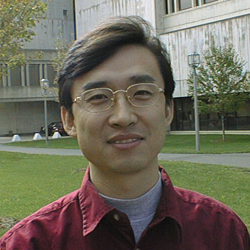
%> input picture ComputerVision/Ass2/IDPicture.bmp, 250 x 250 px
$ octave SovelGradientEdgeDection.m   (GNU Octave 9; MATLAB toolbox functions it lacks are replaced by stand-ins)
%> lines starting %> are read from the running program, lines starting %| are printed output that depends on the picture
A=imread('IDPicture.bmp');
%> A is the input picture: size 250x250x3 uint8; mean R, G, B 110.8, 107.1, 91.7
B=rgb2gray(A);
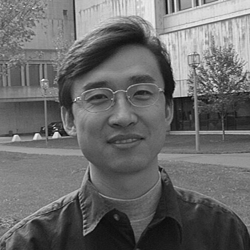
%> B: size 250x250 uint8; min 7, max 253, mean 106.5

C=double(B);


for i=1:size(C,1)-2
    for j=1:size(C,2)-2
        %Sobel mask for x-direction:
        Gx=((2*C(i+2,j+1)+C(i+2,j)+C(i+2,j+2))-(2*C(i,j+1)+C(i,j)+C(i,j+2)));
        %Sobel mask for y-direction:
        Gy=((2*C(i+1,j+2)+C(i,j+2)+C(i+2,j+2))-(2*C(i+1,j)+C(i,j)+C(i+2,j)));

        %The gradient of the image
        %B(i,j)=abs(Gx)+abs(Gy);
        B(i,j)=sqrt(Gx.^2+Gy.^2);

    end
end
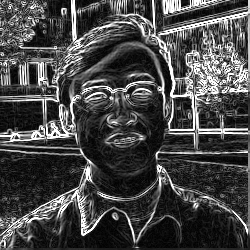
%> B: size 250x250 uint8; min 0, max 255, mean 71
figure,imshow(B); title('Sobel gradient');
%Define a threshold value
Thresh=100;
B=max(B,Thresh);
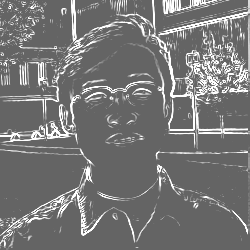
%> B: size 250x250 uint8; min 100, max 255, mean 118.9
B(B==round(Thresh))=0;
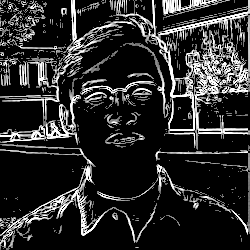
%> B: size 250x250 uint8; min 0, max 255, mean 43.7

B=uint8(B);
figure,imshow(~B);title('Edge detected Image');
%> after `imshow(~B)`:
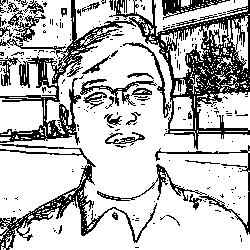
%> displayed picture: size 250x250 logical; 75.2% white; black in thin lines or dots
